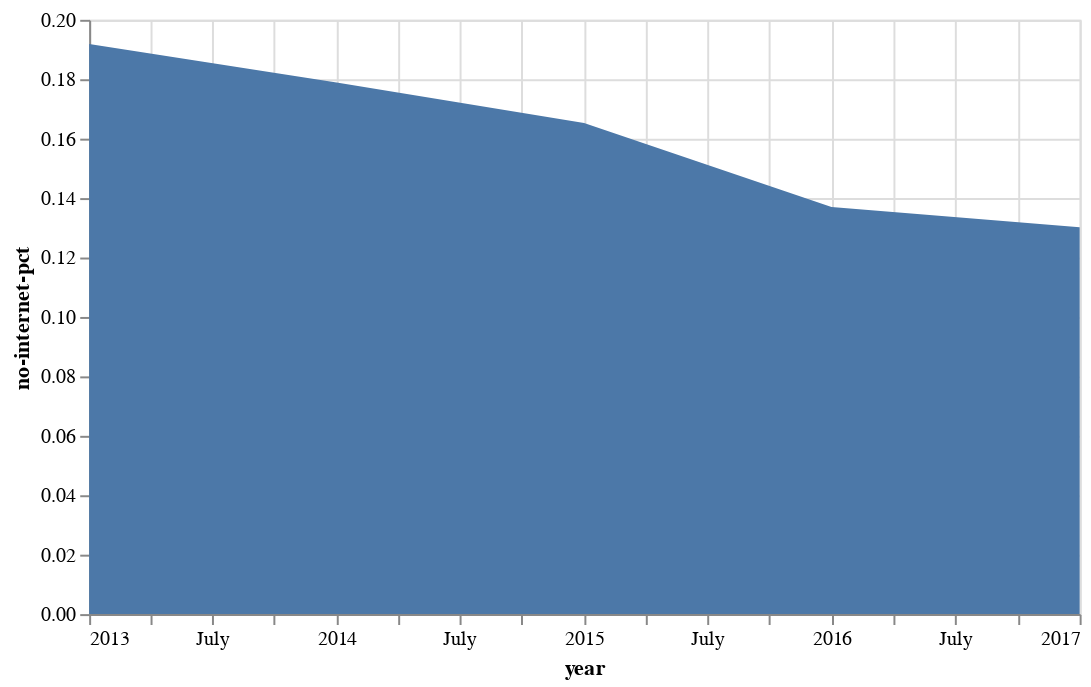

Source (notebook cell):
### Markdown cell above
That's interesting, but we don't know anything about how the *proportion* of households changed over those years. Luckily, there's a column for that. Change the the y-axis to `no-internet-pct`.

### Code cell
alt.Chart(nointernet).mark_area().encode(
    x="year:T",
    y="no-internet-pct:Q"
).properties(
    width=500
)

### Figure 1 — Vega-Lite specification as saved in the notebook (floating-point values rounded to 4 significant figures)
{"config": {"view": {"continuousWidth": 400, "continuousHeight": 300}}, "data": {"name": "data-c165c82beded737d1ccd781ddbded2dd"}, "mark": "area", "encoding": {"x": {"type": "temporal", "field": "year"}, "y": {"type": "quantitative", "field": "no-internet-pct"}}, "width": 500, "$schema": "https://vega.github.io/schema/vega-lite/v4.0.2.json", "datasets": {"data-c165c82beded737d1ccd781ddbded2dd": [{"year": "2013-01-01T00:00:00", "no-internet": 48591, "households": 253234, "no-internet-pct": 0.1919}, {"year": "2014-01-01T00:00:00", "no-internet": 46029, "households": 257229, "no-internet-pct": 0.1789}, {"year": "2015-01-01T00:00:00", "no-internet": 42129, "households": 254865, "no-internet-pct": 0.1653}, {"year": "2016-01-01T00:00:00", "no-internet": 34919, "households": 254851, "no-internet-pct": 0.137}, {"year": "2017-01-01T00:00:00", "no-internet": 33400, "households": 256629, "no-internet-pct": 0.1301}]}}
